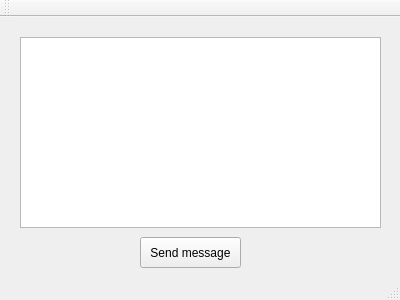
<?xml version="1.0" encoding="UTF-8"?>
<ui version="4.0">
 <class>MainWindow</class>
 <widget class="QMainWindow" name="MainWindow">
  <property name="geometry">
   <rect>
    <x>0</x>
    <y>0</y>
    <width>400</width>
    <height>300</height>
   </rect>
  </property>
  <property name="windowTitle">
   <string>MainWindow</string>
  </property>
  <widget class="QWidget" name="centralWidget">
   <widget class="QTextEdit" name="textEdit">
    <property name="geometry">
     <rect>
      <x>20</x>
      <y>20</y>
      <width>361</width>
      <height>191</height>
     </rect>
    </property>
   </widget>
   <widget class="QPushButton" name="send">
    <property name="geometry">
     <rect>
      <x>140</x>
      <y>220</y>
      <width>101</width>
      <height>31</height>
     </rect>
    </property>
    <property name="text">
     <string>Send message</string>
    </property>
   </widget>
  </widget>
  <widget class="QMenuBar" name="menuBar">
   <property name="geometry">
    <rect>
     <x>0</x>
     <y>0</y>
     <width>400</width>
     <height>21</height>
    </rect>
   </property>
  </widget>
  <widget class="QToolBar" name="mainToolBar">
   <attribute name="toolBarArea">
    <enum>TopToolBarArea</enum>
   </attribute>
   <attribute name="toolBarBreak">
    <bool>false</bool>
   </attribute>
  </widget>
  <widget class="QStatusBar" name="statusBar"/>
 </widget>
 <layoutdefault spacing="6" margin="11"/>
 <resources/>
 <connections/>
</ui>
